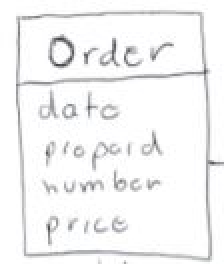
#> input picture Code/OCR/Handwritten OCR/ocr_test_img.JPG, 112 x 132 px (shown 2 times larger)
$ python -i find_endpoints.py   (imports and definitions only)
#> lines starting #> are read from the running program, lines starting #| are printed output that depends on the picture
import cv2
import numpy as np
import yolo_img
import maskbb

def find_endpoints(img):
    height,width =img.shape
#> height = 132; width = 112
    kernel = np.ones((3,3), np.uint8)
    img_erosion = cv2.erode(img, kernel, iterations=1)
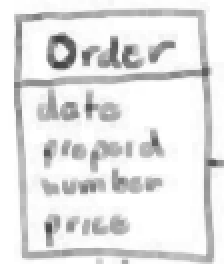
#> img_erosion: shape (132, 112) (shown 2 times larger); min 67, max 255, mean 228.1
    img_dilation = cv2.dilate(img_erosion, kernel, iterations=3)
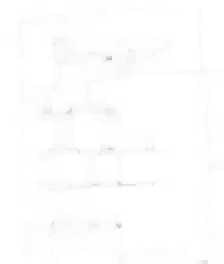
#> img_dilation: shape (132, 112) (shown 2 times larger); min 193, max 255, mean 253.5
    corners = cv2.goodFeaturesToTrack(img, 7, 0.7, width/8)
#> corners = [[42, 27], [76, 29], [45, 53], [102, 36]]
    for corner in corners:
        x, y = corner.ravel()
        cv2.circle(img, (int(x),int(y)), 7, (255,255,0), -1)
#> this loop made 4 passes
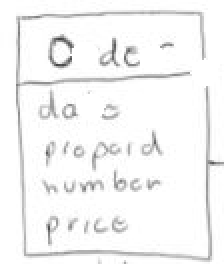
#> img: shape (132, 112) (shown 2 times larger); min 67, max 255, mean 244.7
    img = cv2.resize(img,(1280,720))
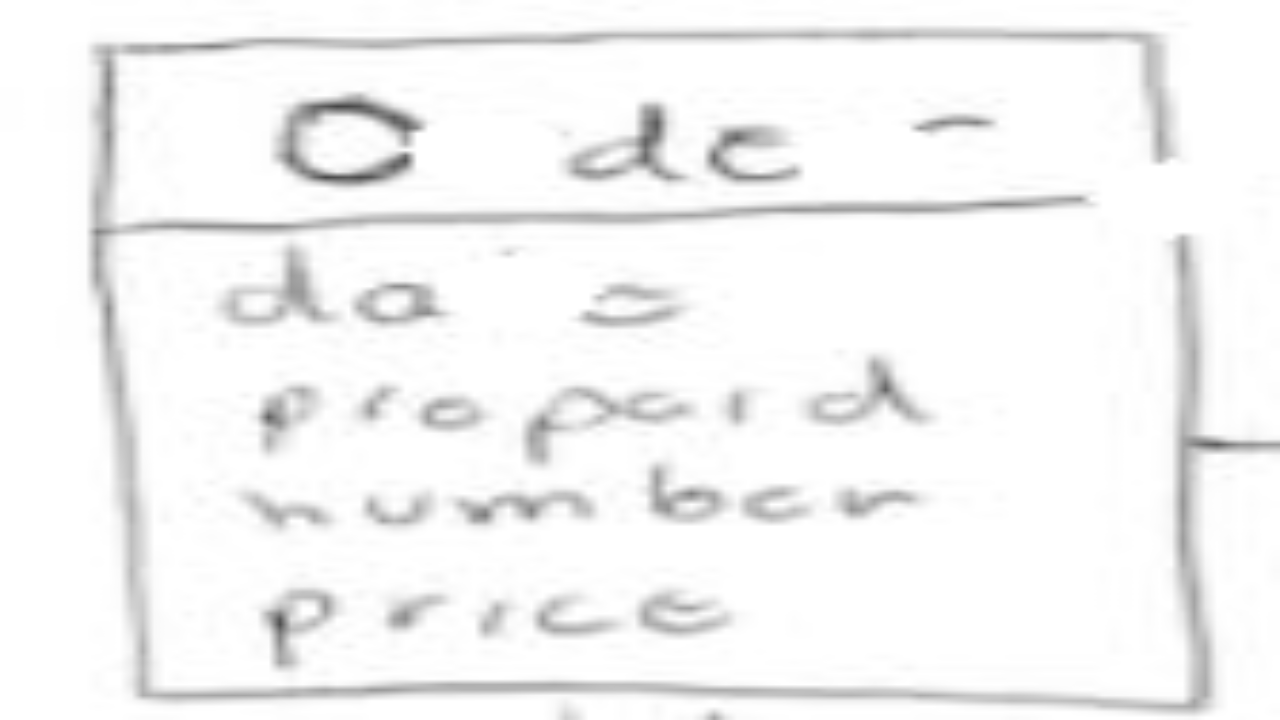
#> img: shape (720, 1280); min 69, max 255, mean 244.6
    cv2.imshow('img',img)
#    cv2.imshow('img',img_dilation)
#    cv2.imshow('img',img)
    cv2.waitKey()
    return corners


# [7 lines not run here, left out]

>>> import cv2
>>> picture = cv2.imread('../OCR/Handwritten OCR/ocr_test_img.JPG', cv2.IMREAD_GRAYSCALE)
>>> result = find_endpoints(picture)
#> result = [[42, 27], [76, 29], [45, 53], [102, 36]]
